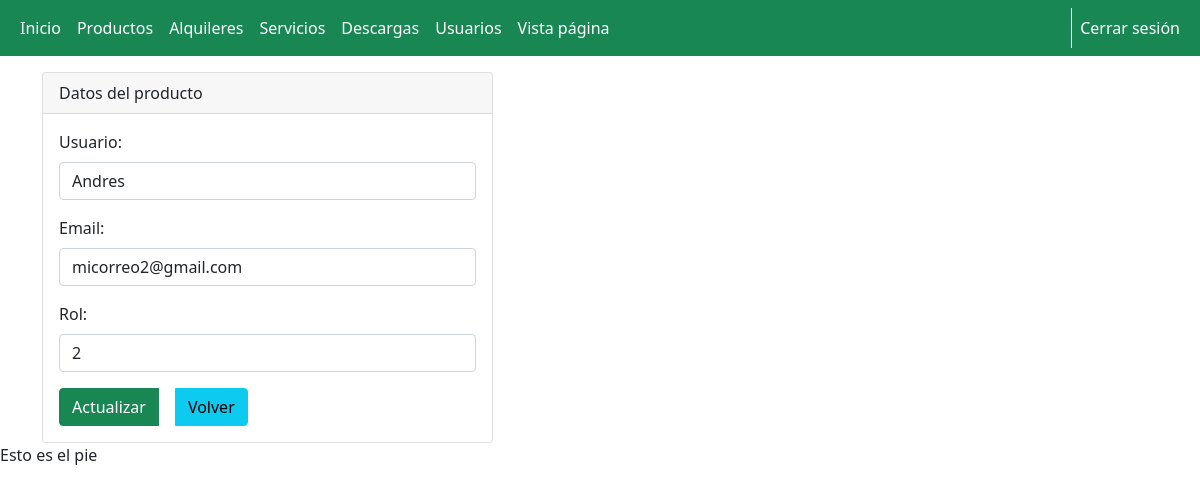
The page /admin/usuarios/formEditarUsuario.php?id=5 (signed in) on the database its author committed.
### tables this page shows
CREATE TABLE `usuario` (
  `id` int(11) NOT NULL,
  `nombre` varchar(30) NOT NULL,
  `email` varchar(200) NOT NULL,
  `password` varchar(200) NOT NULL,
  `id_rol` int(11) NOT NULL DEFAULT 2
);

### config/conexion.php (called while the page is built, shortened)
<?php
Class Conexion extends Database {
    public function __construct() {
        $this->datos = "mysql:host=127.0.0.1;dbname=$this->dbname";
    }
    public function conexion() {
        try {
            $conn = new PDO($this->datos, $this->username, $this->password);
        } catch (PDOException $pe) {
            die("No se ha podido conectar con $this->dbname :" . $pe->getMessage());
        }
        return $conn;
    }
}

### config/funcionesUsuarios.php (called while the page is built, shortened)
<?php
require_once(__DIR__.'/conexion.php');
class FuncionesUsuarios{
    private $conexion;
    public function  __construct(){
        $bd = new Conexion;
        $this->conexion = $bd->conexion();
    }
    public function editar($id){
        $sql = "SELECT * FROM `usuario` WHERE id = $id";
        $query = $this->conexion -> prepare($sql);
        $query -> execute();
        $results = $query -> fetchAll(PDO::FETCH_ASSOC);
        return $results;
    }
}

### admin/usuarios/formEditarUsuario.php (the view, shortened to what this page needs)
<?php
include("../template/cabecera2.php");
include("../../config/funcionesUsuarios.php");
if (isset($_SESSION['usuario']) && $_SESSION['rol'] == '1') {
  $actual = new FuncionesUsuarios;
  $datos = $actual->editar($_GET['id']);
  $nombre = $datos[0]['nombre'];
  $email = $datos[0]['email'];
  $rol = $datos[0]['id_rol'];
?>
  <div class="col-md-5 mt-3">
    <div class="card">
      <div class="card-header">
        Datos del producto
      </div>
      <div class="card-body">
        <form action="editarUsuario.php" method="post" enctype="multipart/form-data">
          <div class="mb-3">
            <label for="nombre" class="form-label">Usuario:</label>
            <input type="text" class="form-control" id="nombre" name="nombre" value="<?php echo $nombre; ?>" required>
          </div>
          <div class="mb-3">
            <label for="email" class="form-label">Email:</label>
            <input type="text" class="form-control" id="email" name="email" value="<?php echo $email; ?>" required>
          </div>
          <div class="mb-3">
            <label for="rol" class="form-label">Rol:</label>
            <input type="text" class="form-control" id="rol" name="rol" value="<?php echo $rol; ?>">
          </div>
          <div class="btn-group" role="group" aria-label="">
            <button type="submit" name="actualizar" value="actualizar" class="btn btn-success">Actualizar</button>
            <a class="btn btn-info mx-3" href="../usuarios.php" role="button">Volver</a>
          </div>
        </form>
      </div>
    </div>
  </div>
<?php
  include("../template/pie.php");
} else {
  header('Location: ../../');
}
?>

### rows shown on the page
usuario: nombre "Andres", email "micorreo2@gmail.com", rol "2"
